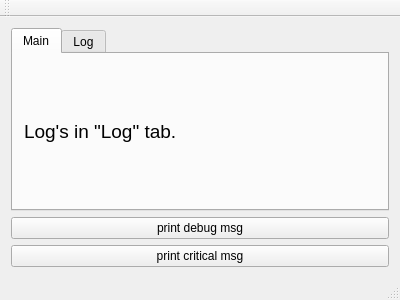
<?xml version="1.0" encoding="UTF-8"?>
<ui version="4.0">
 <class>MainWindow</class>
 <widget class="QMainWindow" name="MainWindow">
  <property name="geometry">
   <rect>
    <x>0</x>
    <y>0</y>
    <width>400</width>
    <height>300</height>
   </rect>
  </property>
  <property name="windowTitle">
   <string>MainWindow</string>
  </property>
  <widget class="QWidget" name="centralWidget">
   <layout class="QGridLayout" name="gridLayout">
    <item row="1" column="0">
     <widget class="QPushButton" name="pbnDegubMsg">
      <property name="text">
       <string>print debug msg</string>
      </property>
     </widget>
    </item>
    <item row="0" column="0">
     <widget class="QTabWidget" name="tabWidget">
      <property name="currentIndex">
       <number>0</number>
      </property>
      <widget class="QWidget" name="tab">
       <attribute name="title">
        <string>Main</string>
       </attribute>
       <layout class="QGridLayout" name="gridLayout_2">
        <item row="0" column="0">
         <widget class="QLabel" name="label">
          <property name="text">
           <string>&lt;html&gt;&lt;head/&gt;&lt;body&gt;&lt;p&gt;&lt;span style=&quot; font-size:14pt;&quot;&gt;Log's in &amp;quot;Log&amp;quot; tab.&lt;/span&gt;&lt;/p&gt;&lt;/body&gt;&lt;/html&gt;</string>
          </property>
         </widget>
        </item>
       </layout>
      </widget>
      <widget class="QWidget" name="tab_2">
       <attribute name="title">
        <string>Log</string>
       </attribute>
       <layout class="QGridLayout" name="gridLayout_3">
        <item row="0" column="0">
         <widget class="QTextEdit" name="teLog"/>
        </item>
       </layout>
      </widget>
     </widget>
    </item>
    <item row="2" column="0">
     <widget class="QPushButton" name="pbnCriticalMsg">
      <property name="text">
       <string>print critical msg</string>
      </property>
     </widget>
    </item>
   </layout>
  </widget>
  <widget class="QMenuBar" name="menuBar">
   <property name="geometry">
    <rect>
     <x>0</x>
     <y>0</y>
     <width>400</width>
     <height>21</height>
    </rect>
   </property>
  </widget>
  <widget class="QToolBar" name="mainToolBar">
   <attribute name="toolBarArea">
    <enum>TopToolBarArea</enum>
   </attribute>
   <attribute name="toolBarBreak">
    <bool>false</bool>
   </attribute>
  </widget>
  <widget class="QStatusBar" name="statusBar"/>
 </widget>
 <layoutdefault spacing="6" margin="11"/>
 <resources/>
 <connections/>
</ui>
